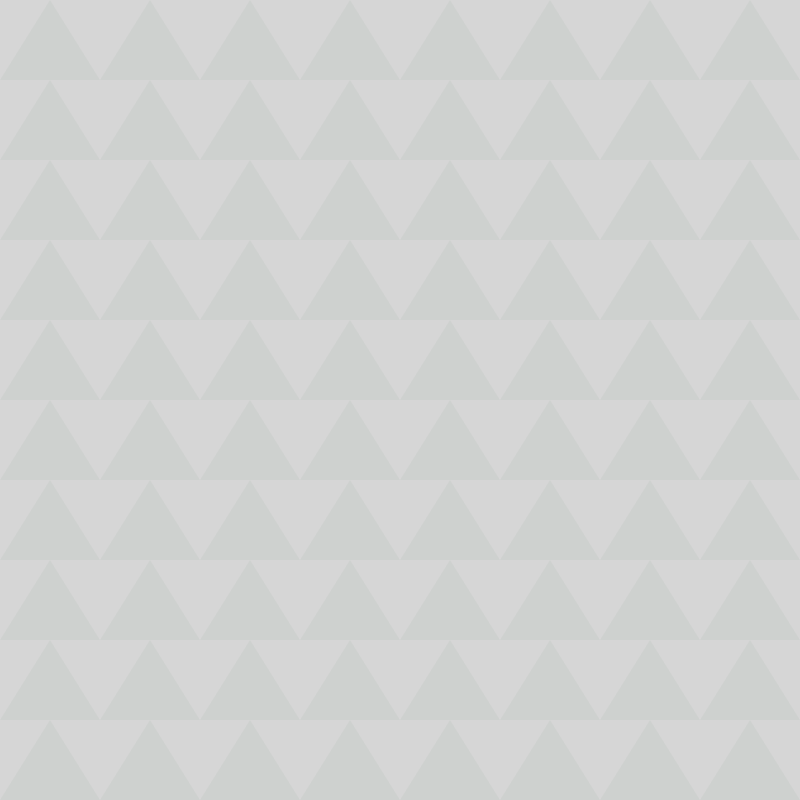
Frame 1 (no input)
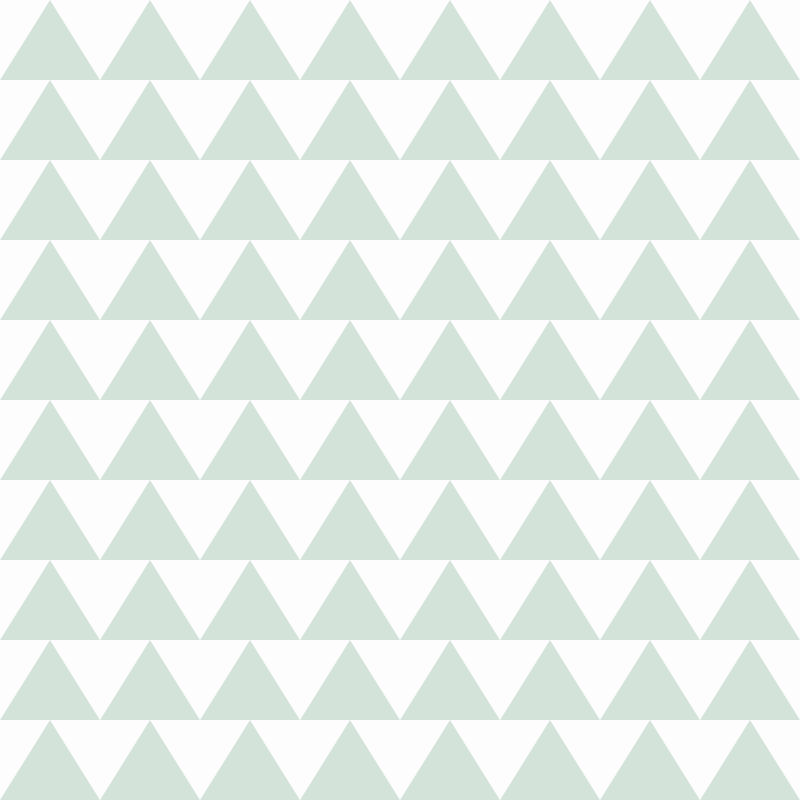
Frame 60 (the mouse pressed at the canvas centre just before this capture)
Frame 120 (the mouse held since frame 60 and released just before this capture): identical to frame 60, image omitted

The Processing sketch that drew these frames (run headless with seeded random() and noise(); from frame 60 on, the mouse is pressed at the canvas centre):

// Processing sketch: processing_72783
// ── processing_72783.pde

//Intro to Creative Programming
//Assignment2
//Sang Un Jeon


void setup() {
  size(800,800);
  smooth();
  noStroke();
}

void draw() {
for (int t = 0; t < 800; t+=80){
   fill(#D5E6DA,50);
  for (int i = 0; i < 800; i+=100) {
   triangle(50+i,0+t,100+i,80+t,0+i,80+t);
  }
  fill(#FFFFFF,50);
 for (int i = -100; i < 800; i+=100) {
   triangle(50+i,0+t,150+i,0+t,100+i,80+t);
  } 
 } 
 
int x = 0;
int y = 0;
int w = 800;
int h = 80;


for (int p = 0; p < 800; p+=80) {
 if ((mouseX > x) && (mouseX < x+w) && (mouseY > y+p) && (mouseY < y+h+p)) {
  fill(#FF8B00,50);

  for (int i = 0; i < 800; i+=100) {
   triangle(50+i,0+p,100+i,80+p,0+i,80+p);
   }
 }

}

 
}
